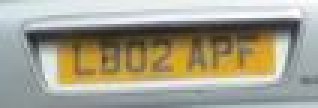
#> input picture data/plate8.JPG, 106 x 36 px, found by its file name (shown 3 times larger)
$ python remove_shadows.py
#> lines starting #> are read from the running program, lines starting #| are printed output that depends on the picture
import cv2
import numpy as np

# Read image
img = cv2.imread("data/plate8.jpg")
#> img is the input picture: shape (36, 106, 3); mean B, G, R 142.3, 160.7, 164.3

# Convert to gray
gray = cv2.cvtColor(img, cv2.COLOR_BGR2GRAY)
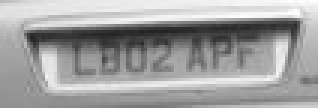
#> gray: shape (36, 106) (shown 3 times larger); min 35, max 255, mean 159.7

# Use morphological operations to estimate background (shadows)
dilated = cv2.dilate(gray, np.ones((15,15), np.uint8))
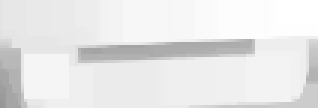
#> dilated: shape (36, 106) (shown 3 times larger); min 151, max 255, mean 231.6
bg = cv2.medianBlur(dilated, 21)
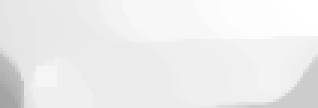
#> bg: shape (36, 106) (shown 3 times larger); min 162, max 255, mean 236.7

# Subtract background and normalize
diff = 255 - cv2.absdiff(gray, bg)
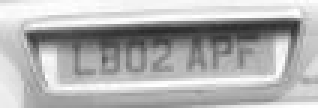
#> diff: shape (36, 106) (shown 3 times larger); min 43, max 255, mean 177.9
norm = cv2.normalize(diff, None, alpha=0, beta=255, norm_type=cv2.NORM_MINMAX)
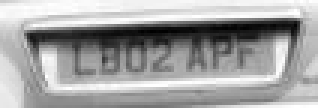
#> norm: shape (36, 106) (shown 3 times larger); min 0, max 255, mean 162.3

# Merge with original color
result = cv2.cvtColor(norm, cv2.COLOR_GRAY2BGR)

cv2.imwrite("output.jpg", result)

$ run again, with data/plate1.jpg copied over data/plate8.JPG
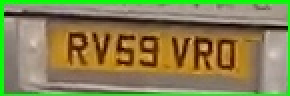
#> input picture data/plate1.jpg, 145 x 48 px, found by its file name (shown 2 times larger)
#> img is the input picture: shape (48, 145, 3); mean B, G, R 81.7, 130.6, 133.8
#> `bg = cv2.medianBlur(dilated, 21)`:
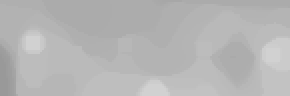
#> bg: shape (48, 145) (shown 2 times larger); min 153, max 209, mean 181.6
#> `norm = cv2.normalize(diff, None, alpha=0, beta=255, norm_type=cv2.NORM..`:
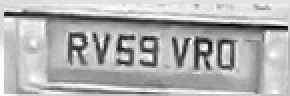
#> norm: shape (48, 145) (shown 2 times larger); min 0, max 255, mean 177.2

$ run again, with data/plate10.JPG copied over data/plate8.JPG
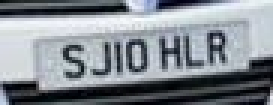
#> input picture data/plate10.JPG, 91 x 35 px, found by its file name (shown 3 times larger)
#> img is the input picture: shape (35, 91, 3); mean B, G, R 144.6, 137.8, 131.5
#> `dilated = cv2.dilate(gray, np.ones((15,15), np.uint8))`:
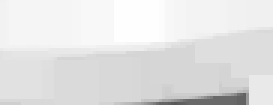
#> dilated: shape (35, 91) (shown 3 times larger); min 87, max 254, mean 227
#> `diff = 255 - cv2.absdiff(gray, bg)`:
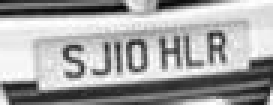
#> diff: shape (35, 91) (shown 3 times larger); min 3, max 255, mean 163.6

$ run again, with data/plate11.JPG copied over data/plate8.JPG
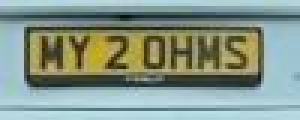
#> input picture data/plate11.JPG, 100 x 40 px, found by its file name (shown 3 times larger)
#> img is the input picture: shape (40, 100, 3); mean B, G, R 137.8, 150.3, 133.8
#> `dilated = cv2.dilate(gray, np.ones((15,15), np.uint8))`:
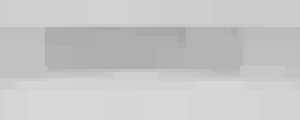
#> dilated: shape (40, 100) (shown 3 times larger); min 166, max 216, mean 198.9
#> `norm = cv2.normalize(diff, None, alpha=0, beta=255, norm_type=cv2.NORM..`:
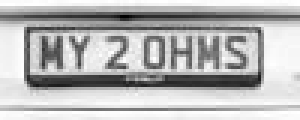
#> norm: shape (40, 100) (shown 3 times larger); min 0, max 255, mean 182.8
